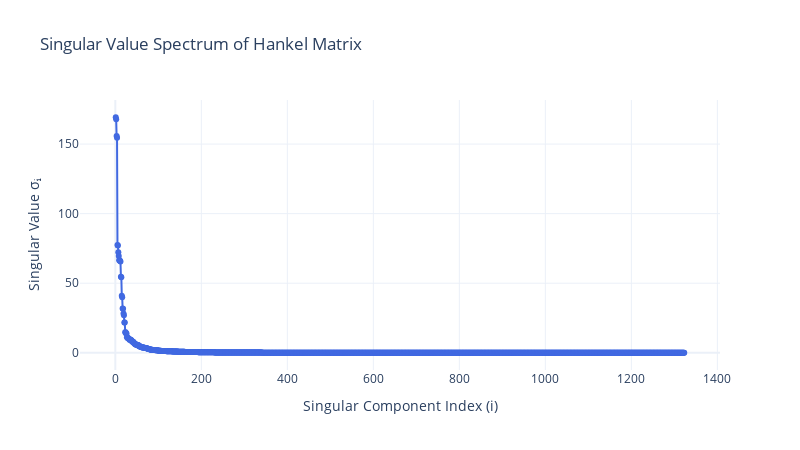

Notebook code cell kept with this figure:
### Code cell
#Singular value code and plot.

import numpy as np
import soundfile as sf
import plotly.graph_objs as go
from scipy.linalg import svd

# === Step 1: Load and normalize signal ===
file_path = "vowel1_2.wav"
signal, fs = sf.read(file_path)
signal = signal / np.max(np.abs(signal))  # Normalize to [-1, 1]

# === Step 2: Extract 60 ms segment centered at 0.12379s ===
center_time = 0.12379  # in seconds
frame_len = int(0.060 * fs)  # 60 ms frame
center_sample = int(center_time * fs)
start = center_sample - frame_len // 2
end = center_sample + frame_len // 2
segment = signal[start:end]

# === Step 3: Construct Hankel matrix with L = N/2 ===
N = len(segment)
L = N // 2
K = N - L + 1
hankel_matrix = np.column_stack([segment[i:i+L] for i in range(K)])

print(f"✅ Hankel matrix shape: {hankel_matrix.shape}")

# === Step 4: Apply SVD ===
U, S, VT = svd(hankel_matrix, full_matrices=False)
print("✅ SVD complete")

# === Step 5: Plot singular value spectrum using Plotly ===
fig = go.Figure()
fig.add_trace(go.Scatter(
    x=np.arange(1, len(S)+1),
    y=S,
    mode='lines+markers',
    name='Singular Values',
    marker=dict(size=6),
    line=dict(color='royalblue')
))
fig.update_layout(
    title="Singular Value Spectrum of Hankel Matrix",
    xaxis_title="Singular Component Index (i)",
    yaxis_title="Singular Value σᵢ",
    template="plotly_white",
    width=800,
    height=450
)
fig.show()

### Figure 1 — Plotly figure (JSON) as saved in the notebook; plotly's stock layout.template omitted (floating-point values rounded to 4 significant figures; data arrays with more than 128 entries replaced by an {"elided": "..."} marker saying what was removed)
{"data": [{"line": {"color": "royalblue"}, "marker": {"size": 6}, "mode": "lines+markers", "name": "Singular Values", "type": "scatter", "x": {"elided": "1323 int values"}, "y": {"elided": "1323 float values"}}], "layout": {"height": 450, "title": {"text": "Singular Value Spectrum of Hankel Matrix"}, "width": 800, "xaxis": {"title": {"text": "Singular Component Index (i)"}}, "yaxis": {"title": {"text": "Singular Value σᵢ"}}}}
